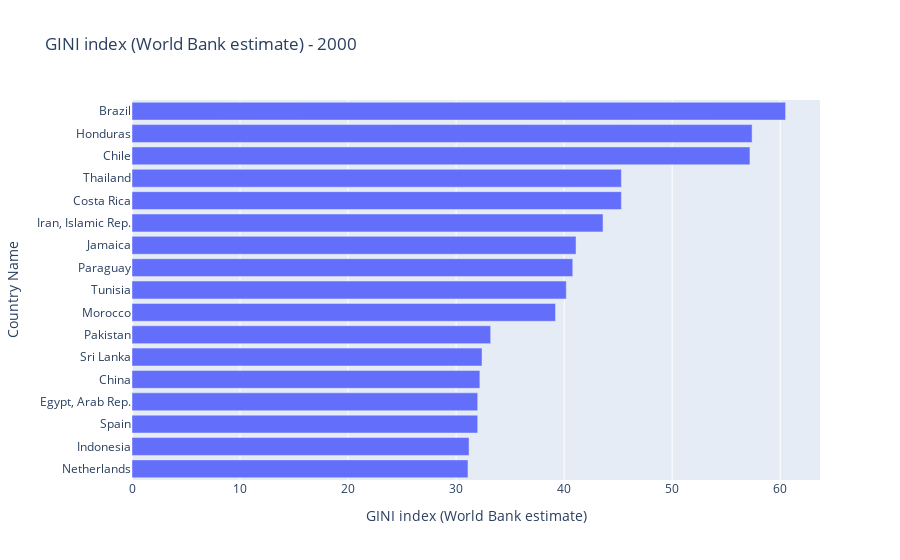

Notebook cell for this chart:
### Markdown cell above
### Vízsszintes oszlopdiagram

### Code cell
year = 2000
px.bar(df, x=gini, y='Country Name', title=' - '.join([gini, str(year)]), orientation='h')

### Figure 1 — Plotly figure (JSON) as saved in the notebook; plotly's stock layout.template omitted (floating-point values rounded to 4 significant figures)
{"data": [{"alignmentgroup": "True", "hovertemplate": "GINI index (World Bank estimate)=%{x}<br>Country Name=%{y}<extra></extra>", "legendgroup": "", "marker": {"color": "#636efa", "pattern": {"shape": ""}}, "name": "", "offsetgroup": "", "orientation": "h", "showlegend": false, "textposition": "auto", "type": "bar", "x": [31.1, 31.2, 32, 32, 32.2, 32.4, 33.2, 39.2, 40.2, 40.8, 41.1, 43.6, 45.3, 45.3, 57.2, 57.4, 60.5], "xaxis": "x", "y": ["Netherlands", "Indonesia", "Spain", "Egypt, Arab Rep.", "China", "Sri Lanka", "Pakistan", "Morocco", "Tunisia", "Paraguay", "Jamaica", "Iran, Islamic Rep.", "Costa Rica", "Thailand", "Chile", "Honduras", "Brazil"], "yaxis": "y"}], "layout": {"barmode": "relative", "legend": {"tracegroupgap": 0}, "title": {"text": "GINI index (World Bank estimate) - 2000"}, "xaxis": {"anchor": "y", "domain": [0, 1], "title": {"text": "GINI index (World Bank estimate)"}}, "yaxis": {"anchor": "x", "domain": [0, 1], "title": {"text": "Country Name"}}}}
